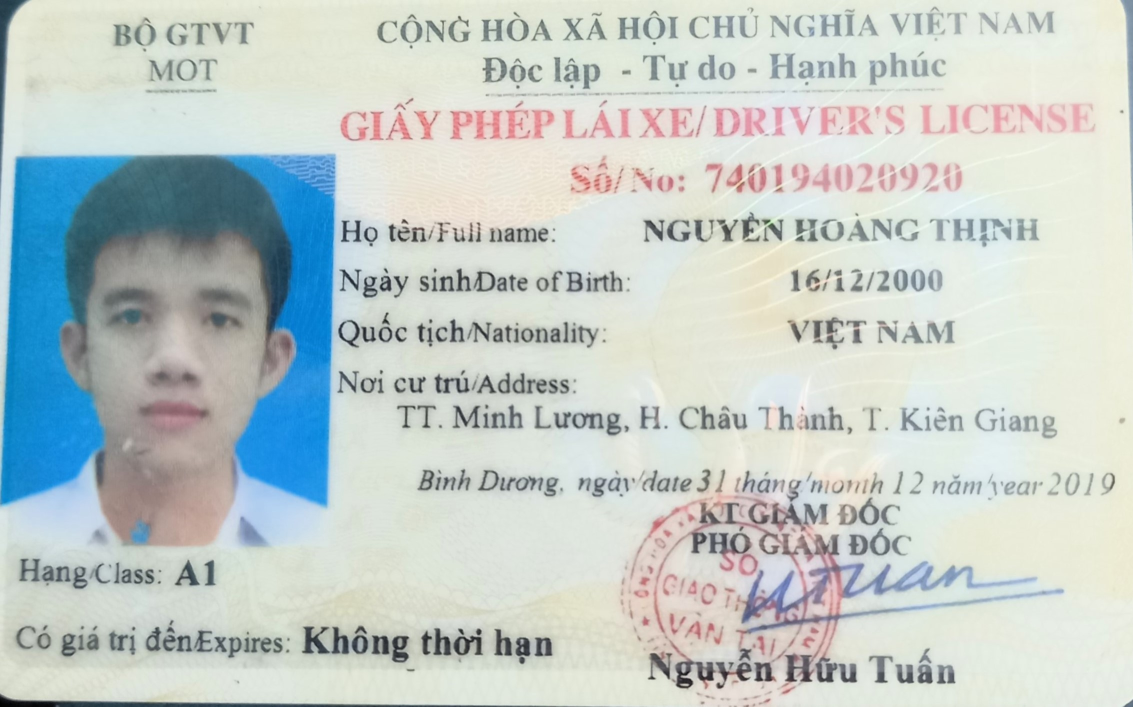
#> input picture input/20231002_150945.jpg, 2266 x 1413 px (shown at 1/2 size)
$ python -i preprocessing.py   (imports and definitions only)
#> lines starting #> are read from the running program, lines starting #| are printed output that depends on the picture; after the words box and inside, x2 and y2 are one past the last pixel; in counts of white or black regions, pixels touching at a corner belong together
import numpy as np
import cv2
import matplotlib.pyplot as plt

from skimage.filters import threshold_local
from PIL import Image
def opencv_resize(image, ratio):
    width = int(image.shape[1] * ratio)
    height = int(image.shape[0] * ratio)
    dim = (width, height)
    return cv2.resize(image, dim, interpolation = cv2.INTER_AREA)

def plot_rgb(image):
    plt.figure(figsize=(16,10))
    return plt.imshow(cv2.cvtColor(image, cv2.COLOR_BGR2RGB))

def plot_gray(image):
    plt.figure(figsize=(16,10))
    return plt.imshow(image, cmap='Greys_r')

def approximate_contour(contour):
    peri = cv2.arcLength(contour, True)
    return cv2.approxPolyDP(contour, 0.032 * peri, True)

def get_receipt_contour(contours):
    # loop over the contours
    for c in contours:
        approx = approximate_contour(c)
        # if our approximated contour has four points, we can assume it is receipt's rectangle
        if len(approx) == 4:
            return approx

def contour_to_rect(contour, resize_ratio):
    pts = contour.reshape(4, 2)
    rect = np.zeros((4, 2), dtype = "float32")
    # top-left point has the smallest sum
    # bottom-right has the largest sum
    s = pts.sum(axis = 1)
    rect[0] = pts[np.argmin(s)]
    rect[2] = pts[np.argmax(s)]
    # compute the difference between the points:
    # the top-right will have the minumum difference
    # the bottom-left will have the maximum difference
    diff = np.diff(pts, axis = 1)
    rect[1] = pts[np.argmin(diff)]
    rect[3] = pts[np.argmax(diff)]
    return rect / resize_ratio

# [94 lines left out: functions wrap_perspective, bw_scanner, crop_surround, boundary_extraction, deskew, not called in this run]
"""
import fast_deskew
def deskew_image(image):
    #gray = cv2.cvtColor(image, cv2.)
    result_image, best_angle = fast_deskew.deskew_image(image)
    print('Rotate angle: '+ str(best_angle))
    return result_image
"""
#img = cv2.imread('perspective.jpg')
#deskewed =deskew(img)
#cv2.imwrite('deskewed.jpg', deskewed)


def preprocessing(img_path): # input image is RGB or grayscale
    #read image
#> called with img_path = 'input/20231002_150945.jpg'
    image = cv2.imread(img_path)
#> image is the input picture: shape (1413, 2266, 3); mean B, G, R 201.6, 204.2, 194.6
    # Downscale image as finding receipt contour is more efficient on a small image
    resize_ratio = 500 / image.shape[0]
#> resize_ratio = 0.354
    original = image.copy()
    image = opencv_resize(image, resize_ratio)
#> in opencv_resize, `return cv2.resize(image, dim, interpolation = cv2.INTER_AREA)`:
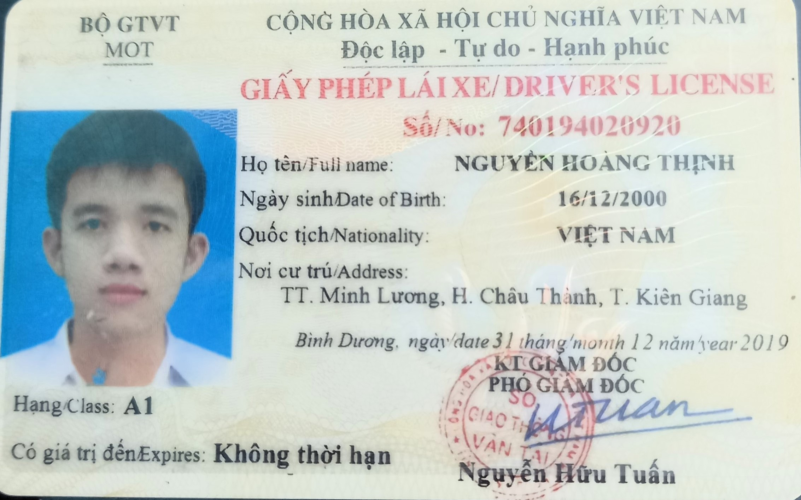
#> returned value: shape (500, 801, 3); mean of channels 0, 1, 2 201.6, 204.2, 194.6; drawn as B, G, R
    gray = cv2.cvtColor(image, cv2.COLOR_BGR2GRAY) #change into grayscale
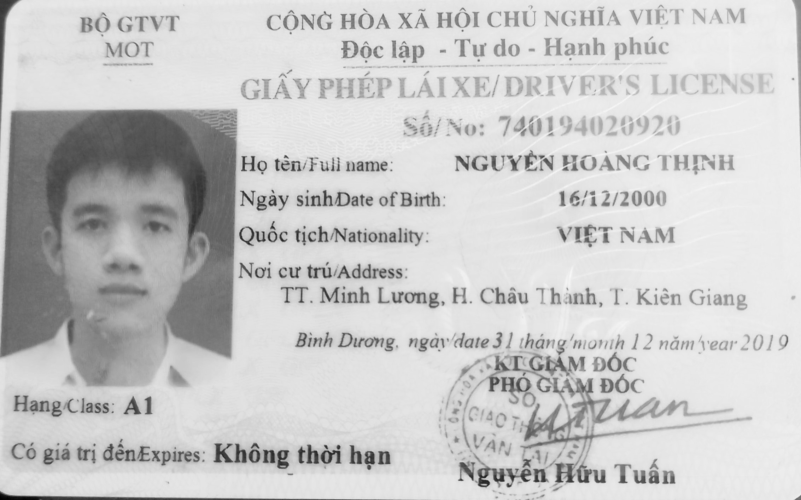
#> gray: shape (500, 801); min 2, max 247, mean 201.1
    blurred = cv2.GaussianBlur(gray, (5, 5), 0) # Gaussian Blur
    rectKernel = cv2.getStructuringElement(cv2.MORPH_RECT, (10, 10))
    dilated = cv2.dilate(blurred, rectKernel)
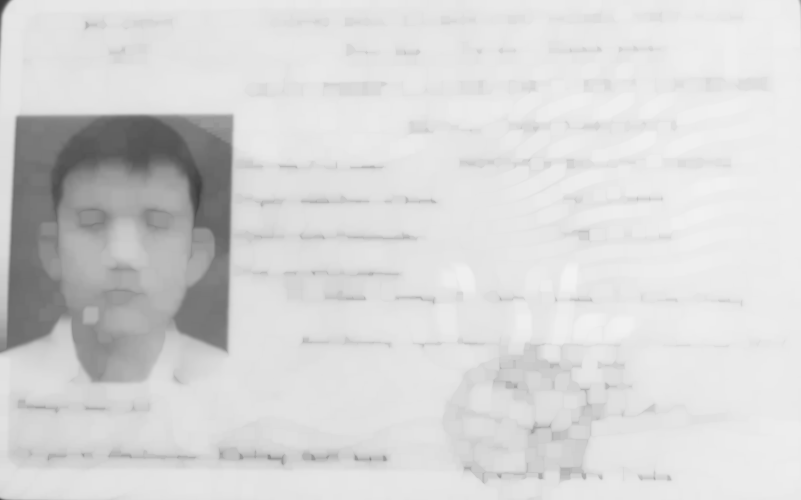
#> dilated: shape (500, 801); min 59, max 242, mean 214.7
    edged = cv2.Canny(dilated, 100, 200, apertureSize=3)
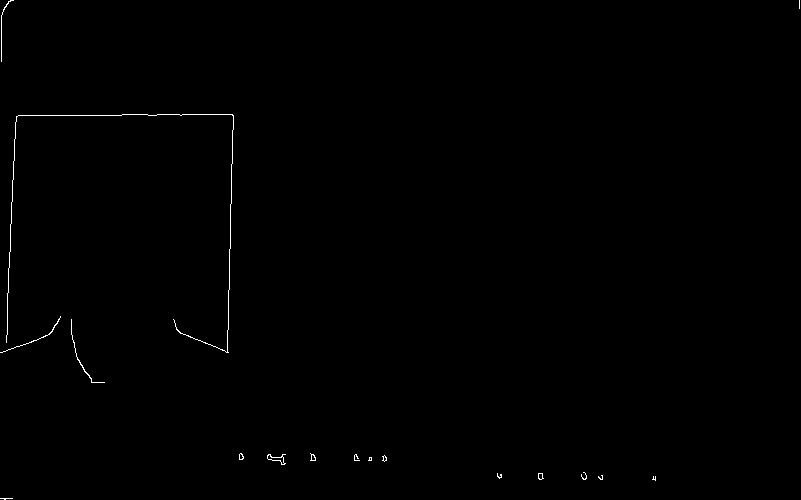
#> edged: shape (500, 801); 0.31% white in thin lines or dots
    contours, hierarchy = cv2.findContours(edged, cv2.RETR_TREE, cv2.CHAIN_APPROX_SIMPLE)
#> contours = 23 contours, 17 with area under 20; largest, box (x1, y1, x2, y2) and area: (267, 454, 286, 465) 68, (267, 454, 285, 465) 61, (538, 473, 544, 480) 24, (310, 453, 316, 461) 22, (538, 473, 543, 480) 20, (239, 453, 244, 460) 20
    #image_with_contours = cv2.drawContours(image.copy(), contours, -1, (0,255,0), 3)
    largest_contours = sorted(contours, key = cv2.contourArea, reverse = True)[:10]
#> largest_contours = 10 contours, 4 with area under 20; largest, box (x1, y1, x2, y2) and area: (267, 454, 286, 465) 68, (267, 454, 285, 465) 61, (538, 473, 544, 480) 24, (310, 453, 316, 461) 22, (538, 473, 543, 480) 20, (239, 453, 244, 460) 20
    #image_with_largest_contours = cv2.drawContours(image.copy(), largest_contours, -1, (0,255,0), 3)
    receipt_contour = get_receipt_contour(largest_contours)
#> the loop in get_receipt_contour, `for c in contours:` made 10 passes
#> peri in approximate_contour on passes 1 to 10: 60.38, 48.97, 20.24, 23.07, 17.07, 17.66, 16.49, 15.9, 168, 17.9
    #image_with_receipt_contour = cv2.drawContours(image.copy(), [receipt_contour], -1, (0, 255, 0), 2)
    scanned = wrap_perspective(original.copy(),
                               contour_to_rect(receipt_contour, resize_ratio))

    scanned = deskew(scanned)
    result = bw_scanner(scanned)
    print('Result image shape: ',result.shape)
    #plt.figure(figsize=(16,10))
    #plt.imshow(scanned)
    # save image
    print('Preprocessing image has been saved in perspective.jpg')
    output_path = 'temp/perspective.jpg'
    cv2.imwrite(output_path, scanned)
    return output_path #output is path of preprocessed image


#preprocessing('cccd.jpg')

#> (the run stopped early here; a loop or call above may not have finished)

$ run again, on input/ex2.jpg
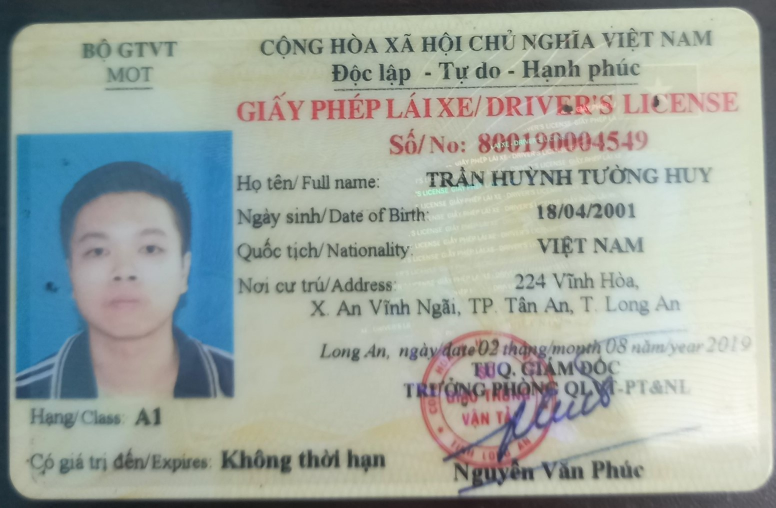
#> input picture input/ex2.jpg, 1551 x 1015 px (shown at 1/2 size)
#> in preprocessing, image is the input picture: shape (1015, 1551, 3); mean B, G, R 159, 166.2, 157.7
#> in preprocessing, `dilated = cv2.dilate(blurred, rectKernel)`:
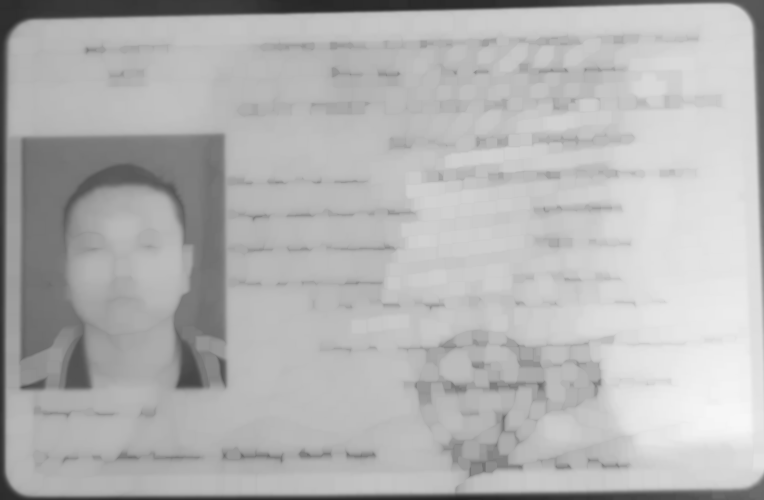
#> dilated: shape (500, 764); min 33, max 247, mean 179.3
#> in preprocessing, `edged = cv2.Canny(dilated, 100, 200, apertureSize=3)`:
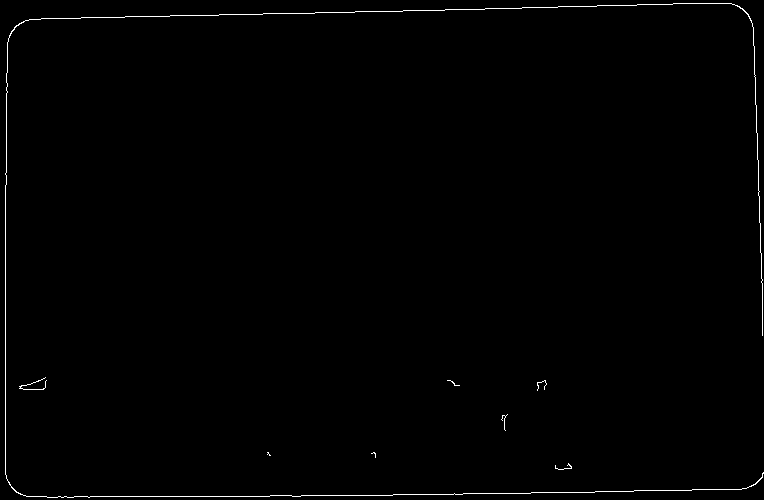
#> edged: shape (500, 764); 0.65% white in thin lines or dots
#> contours = 8 contours, 7 with area under 20; largest, box (x1, y1, x2, y2) and area: (5, 3, 764, 498) 44
#> largest_contours has the same summary as contours
#> the loop in get_receipt_contour, `for c in contours:` made 8 passes
#> peri in approximate_contour on passes 1 to 8: 4636.6, 130.4, 53.8, 29.31, 54.63, 17.07, 12.49, 53.21

$ run again, on input/giay-phep-lai-xe-hang-a1.jpg
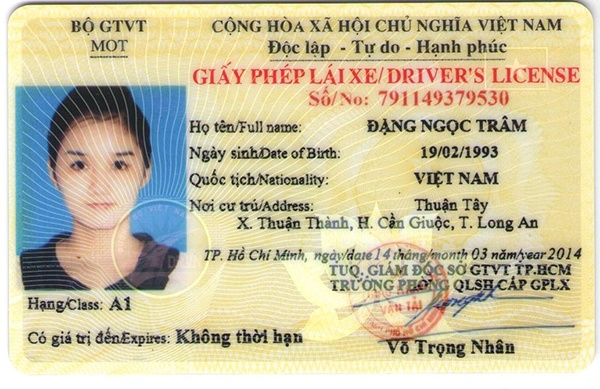
#> input picture input/giay-phep-lai-xe-hang-a1.jpg, 600 x 389 px
#> in preprocessing, image is the input picture: shape (389, 600, 3); mean B, G, R 161.8, 194.2, 202
#> in preprocessing, `dilated = cv2.dilate(blurred, rectKernel)`:
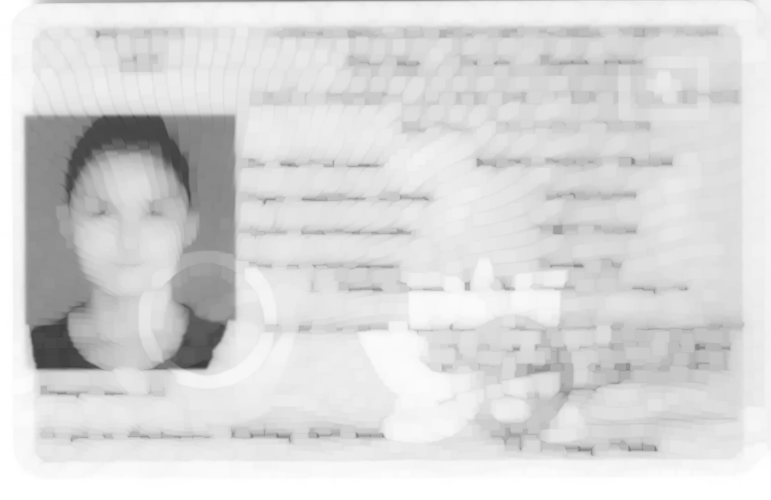
#> dilated: shape (500, 771); min 59, max 255, mean 216.5
#> in preprocessing, `edged = cv2.Canny(dilated, 100, 200, apertureSize=3)`:
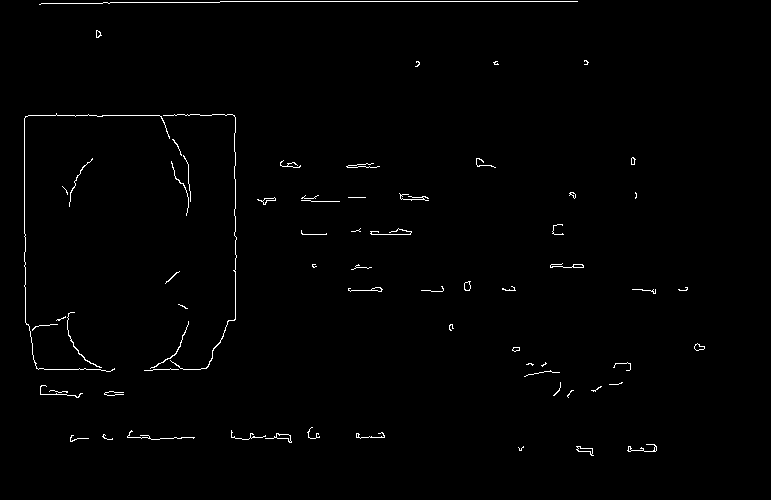
#> edged: shape (500, 771); 0.94% white in thin lines or dots, all inside (x1, y1, x2, y2) = (24, 1, 705, 456)
#> contours = 82 contours, 61 with area under 20; largest, box (x1, y1, x2, y2) and area: (265, 433, 292, 443) 67, (276, 433, 291, 442) 58, (576, 446, 594, 456) 58, (577, 446, 593, 455) 52, (464, 281, 471, 291) 45
#> largest_contours = 10 contours; largest, box (x1, y1, x2, y2) and area: (265, 433, 292, 443) 67, (276, 433, 291, 442) 58, (576, 446, 594, 456) 58, (577, 446, 593, 455) 52, (464, 281, 471, 291) 45
#> the loop in get_receipt_contour, `for c in contours:` made 5 passes
#> peri in approximate_contour on passes 1 to 4: 68.14, 40.73, 52.14, 42.73
#> receipt_contour = [[470, 281], [464, 283], [465, 290], [469, 290]]
#> s = [751, 747, 755, 759]
#> diff = [-189, -181, -175, -179]
#> tl = [361, 220.2]; tr = [365.7, 218.6]; br = [364.9, 225.6]; bl = [361.8, 225.6]
#> widthA = 3.11
#> widthB = 4.92
#> heightA = 7.05
#> heightB = 5.5
#> maxWidth = 4
#> maxHeight = 7
#> dst = [[0, 0], [3, 0], [3, 6], [0, 6]]
#> in wrap_perspective, `M = cv2.getPerspectiveTransform(rect, dst)`: M = [[7.15, -1.02, -2356.2], [2.2, 6.6, -2247.3], [0.367, -0.565, 1]]
#> in deskew, `gray = cv2.cvtColor(skewed_image, cv2.COLOR_BGR2GRAY)`: gray = [[164, 188, 188, 64], [98, 141, 149, 92], [86, 89, 81, 94], [159, 164, 141, 87], [187, 191, 187, 117], [185, 185, 189, 158], [182, 183, 179, 157]]
#> edges = [[255, 0, 255, 0], [255, 255, 255, 0], [0, 0, 0, 0], [255, 255, 255, 0], [0, 0, 255, 255], [0, 0, 0, 255], [0, 0, 255, 0]]
#> lines = None
#> T = [[132.1, 131.7, 131.2, 130.8], [133.8, 133.5, 132.9, 132.6], [137.1, 136.7, 136.2, 135.9], [141.3, 140.9, 140.4, 140.1], [145.6, 145.3, 144.8, 144.5], [149.2, 148.9, 148.4, 148.1], [151.3, 151, 150.5, 150.1]]
#> result = [[255, 255, 255, 0], [0, 255, 255, 0], [0, 0, 0, 0], [255, 255, 255, 0], [255, 255, 255, 0], [255, 255, 255, 255], [255, 255, 255, 255]]
#| Result image shape:  (7, 4)
